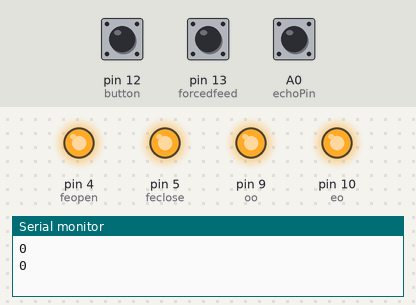
A sketch run on a simulated Arduino Uno, built with avr-gcc and run on an emulated ATmega328P. On the bench: output pins drawn as LEDs (lit = HIGH), the last lines printed to the serial monitor. Inputs (shaded band) come from the test bench; at power-on: pin 13 (forcedfeed) HIGH, pin 12 (button) HIGH, A0 (echoPin) LOW. Pins used as bus, display or sensor lines are not drawn.

Above: at 1.2 s.
1.3 s: pin 13 (forcedfeed) pulled LOW for 1 s
At 3.36 s:
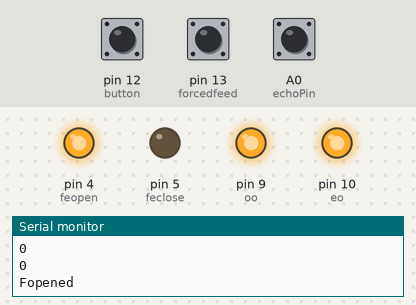
4.9 s: pin 12 (button) pulled LOW for 3.2 s
At 14.2 s:
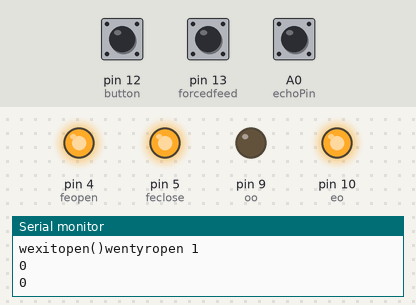
14.5 s: A0 (echoPin) pulsed HIGH 2 times (0.12 s each, 0.3 s apart)
At 15.6 s:
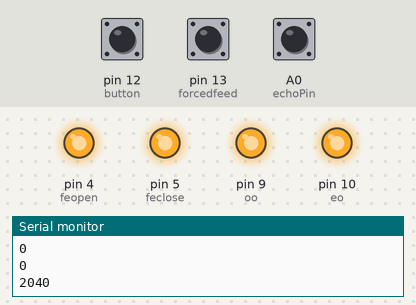
Timing chart, 0 to 17.5 s (numbered marks = the images above; inputs shaded):
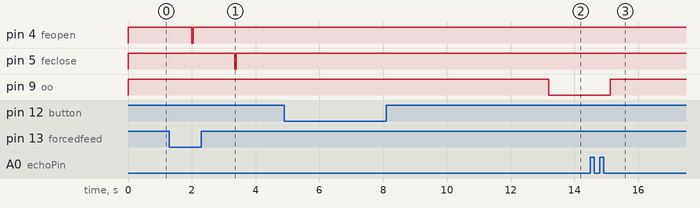

Measured:
- after the input at 1.3 s, pin 4 (feopen): HIGH → LOW after 0.70 s, → HIGH 0.05 s later; pin 5 (feclose): HIGH → LOW after 2.1 s, → HIGH 0.05 s later
- after the input at 4.9 s, pin 9 (oo): HIGH → LOW after 8.3 s
- after the input at 14.5 s, pin 9 (oo): LOW → HIGH after 0.62 s

The sketch:

smartfishery.ino
```cpp
unsigned long startMillis;
unsigned long currentMillis;
const unsigned long period =28800000;
int c4w=0;

#define feopen 4 // feed open
#define feclose 5 // feed close
#define forcedfeed 13 // forced feeding


#define eo 10 // water exit open
#define oo 9  // water inlet open
#define button 12 // forced changing water system

#define lo 31 // minimum water level
#define hi 20 // maximum water level

#define echoPin A0 //ultrasonic echo
#define trigPin A1 //ultrasonic trig


long duration ;
int distance, dist;


int count;


void setup() {
  Serial.begin(9600);
  pinMode(trigPin, OUTPUT);
  pinMode (echoPin, INPUT);

  pinMode(feopen, OUTPUT);
  pinMode(feclose, OUTPUT);
  pinMode(forcedfeed, INPUT_PULLUP);

  pinMode(eo, OUTPUT);
  pinMode(oo, OUTPUT);
  pinMode(button, INPUT_PULLUP);


  digitalWrite(oo, 1);
  digitalWrite(eo, 1);

  digitalWrite(feopen, 1);
  digitalWrite(feclose, 1);

  //closefeed();


}

void loop() {

//currentMillis = millis();
//if (currentMillis - startMillis >= period)  //test whether the period has elapsed
//  {
//  c4w++;
//
//
//
//if(c4w==3){
//  watersystem();
//  c4w=0;
//}
//
//
//   ffeeding();
//
//    startMillis=millis();
//
//  }


////


dist=discal();
Serial.println(dist);
delay(1000);


  if (digitalRead(button) == 0) {

    //count=1;
    watersystem();

  }
  if (digitalRead(forcedfeed) == 0) {


    feeding();
  }


}


void watersystem() {
  wexit();
  Serial.print("wexitopen()");
  delay(3000);
  wentry();
  Serial.print("wentryopen");
  delay(3000);

}

void wexit() {

  Serial.println("wexitopen 1  ");
    dist=discal();
  while (dist > lo) {
    dist=discal();
    digitalWrite(eo, 0);
    delay(500);
    }
     digitalWrite(eo, 1);
      delay(500);
  Serial.println("wexitopen 2 ");

}

void wentry() {

  Serial.println("wentyropen 1  ");
    dist=discal();
  while (dist < hi) {
    dist=discal();
    digitalWrite(oo, 0);
    delay(500);
    }
    digitalWrite(oo, 1);
     delay(500);


}


void openfeed() {
    digitalWrite(feopen, 0);
    delay(50);
    digitalWrite(feopen,1);
    delay(300);
    Serial.println("Fopened");
}

void closefeed() {
    digitalWrite(feclose, 0);
    delay(50);
    digitalWrite(feclose,1);
    delay(300);
    Serial.println("Fclosed");

}


void feeding() {
  openfeed();
  delay(1000);
  closefeed();
  delay(1000);

}


float discal() {

  digitalWrite (trigPin, LOW);
  delayMicroseconds (2);
  digitalWrite (trigPin, HIGH);
  duration = pulseIn(echoPin, HIGH);
  distance = duration * 0.034 / 2;
  Serial.println(distance);
  return distance;


}

//void ffeeding(){
//
//openfeed();
////delay(1000);
//closefeed();
//
//
//}

//void confwexitopen() {
//  if (count == 1) {
//    dist=discal();
//    while (dist<lo) {
//      Serial.println("confwexitopen  ");
//
//       dist=discal();
//
//
//      Serial.println("onfwexitopen 2");
//      Serial.println(count);
//
//    }
//
//  }
//  count = 2;
//}
//void confwentryopen() {
//  if (count == 4) {
//    dist=discal();
//    while (dist>hi) {
//      Serial.println("confwentryopen  ");
//
//      count = 5;
//      Serial.println(count);
//      dist=discal();
//    }
//    Serial.println("confwentryopen");
//
//
//  }
//
//}
```
